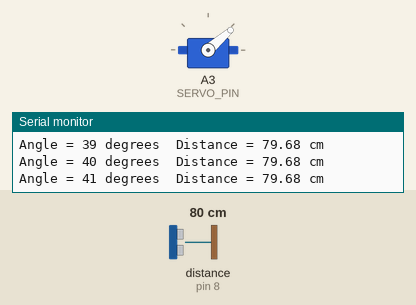
Simulated run of this sketch. Board: Arduino Uno, built with avr-gcc and run on an emulated ATmega328P. On the bench: servo, the last lines printed to the serial monitor. Wiring (inferred from the names in the program): ultrasonic range finder: trigger pin 7; echo pin 8. Inputs (shaded band) come from the test bench; at power-on: distance to the obstacle (sensor on pin 8) 80 cm. The echo pulse lasts 58.3 µs per cm.

Above: at 1.2 s.
1.3 s: distance to the obstacle (sensor on pin 8) set to 35 cm
At 3.18 s:
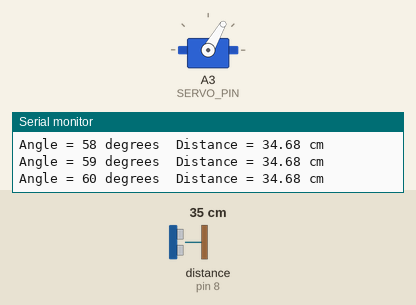
4.3 s: distance to the obstacle (sensor on pin 8) set to 60 cm
At 5.26 s:
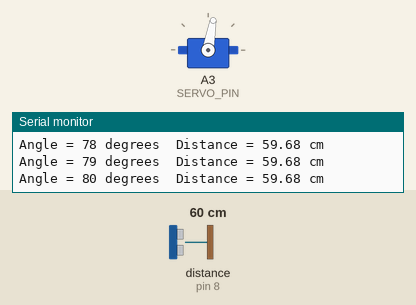
7.3 s: distance to the obstacle (sensor on pin 8) set to 9 cm
At 7.46 s:
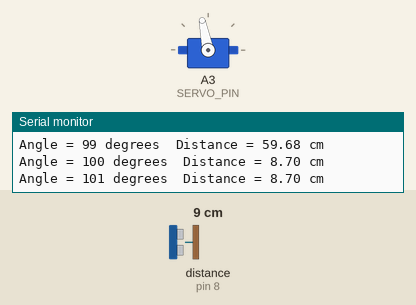
Timing chart, 0 to 19.3 s (numbered marks = the images above; inputs shaded):
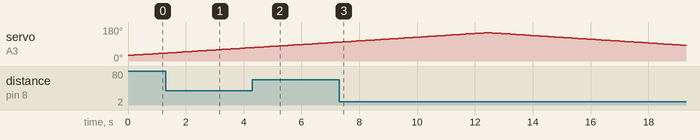

Measured:
- by itself, servo on A3 (SERVO_PIN): rises from 99° to 150° in 5.1 s, then falls to 83° in 6.8 s

The sketch:

ultrasonic_radar.ino
```cpp
#include <Servo.h>

#define TRIG_PIN 7
#define ECHO_PIN 8
#define SERVO_PIN A3

#define HCSR04_TIMEOUT 25000

Servo servo;
int angle = 30;
bool forward = true;

const float speedOfSound = 0.0343;

void setup() {
  pinMode(TRIG_PIN, OUTPUT);
  pinMode(ECHO_PIN, INPUT);

  servo.attach(SERVO_PIN);
  servo.write(angle);

  Serial.begin(9600);

}


float get_distance(void) {

  long duration = 0;
  float distance = 0;
  // Ultrasonic
  digitalWrite(TRIG_PIN, LOW);
  delayMicroseconds(2);
  digitalWrite(TRIG_PIN, HIGH);
  delayMicroseconds(10);
  digitalWrite(TRIG_PIN, LOW);

  duration = pulseIn(ECHO_PIN, HIGH, HCSR04_TIMEOUT);
  distance = (duration * speedOfSound) / 2;

  return distance;
}

void loop() {

  // Move servo
  float distance;

  servo.write(angle);

  if (forward) angle++;
  else angle--;

  if (angle >= 150) forward = false;
  if (angle <= 30) forward = true;

  delay(100);

  distance = get_distance();

  Serial.print("Angle = ");
  Serial.print(angle);
  Serial.print(" degrees");
  Serial.print("\tDistance = ");
  Serial.print(distance);
  Serial.println(" cm");

}
```
